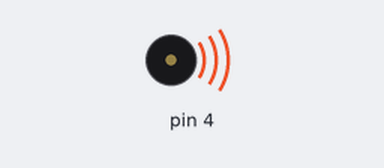
The sketch below on a simulated Arduino Uno, built with avr-gcc and run on an emulated ATmega328P. On the bench: buzzer (waves = sounding).

Above: at 0.1 s.
At 2.1 s:
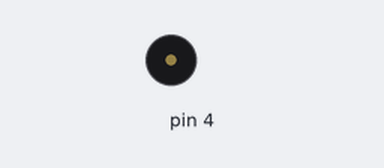
Timing chart, 0 to 3.6 s (numbered marks = the images above):
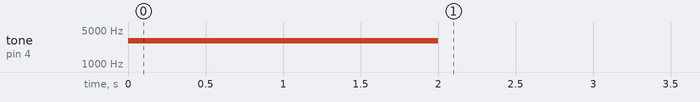

The sketch:

Arlo-Change-Pulse-Scale.ino
```cpp
/*
  Arlo-Change-Pulse-Scale

  Change pulse scale from 1000...2000 us to 1300 to 1700 us so that
  Robotics with the BOE Shield-Bot examples can run the Arlo at top speed.
*/

#include <ArloRobot.h>                        // Include Arlo library
#include <SoftwareSerial.h>                   // Include SoftwareSerial library

// Arlo and serial objects required
ArloRobot Arlo;                               // Arlo object
SoftwareSerial ArloSerial(12, 13);            // Serial in I/O 12, out I/O 13

void setup()                                  // Setup function
{
  tone(4, 3000, 2000);                        // Piezospeaker beep
  Serial.begin(9600);                         // Start terminal serial port

  ArloSerial.begin(19200);                    // Start DHB-10 serial com
  Arlo.begin(ArloSerial);                     // Pass to Arlo object

  Arlo.writeConfig("SCALE", 200);             // Change pulse to speed response
  //Arlo.writeConfig("SCALE", 1000);            // Want default back?  Un-comment
  Arlo.storeConfig("SCALE");                  // Save setting in EEPROM

  Arlo.writePulseMode();                      // Get ready to receive pulses
}

void loop() {}                                // Nothing for main loop
```
